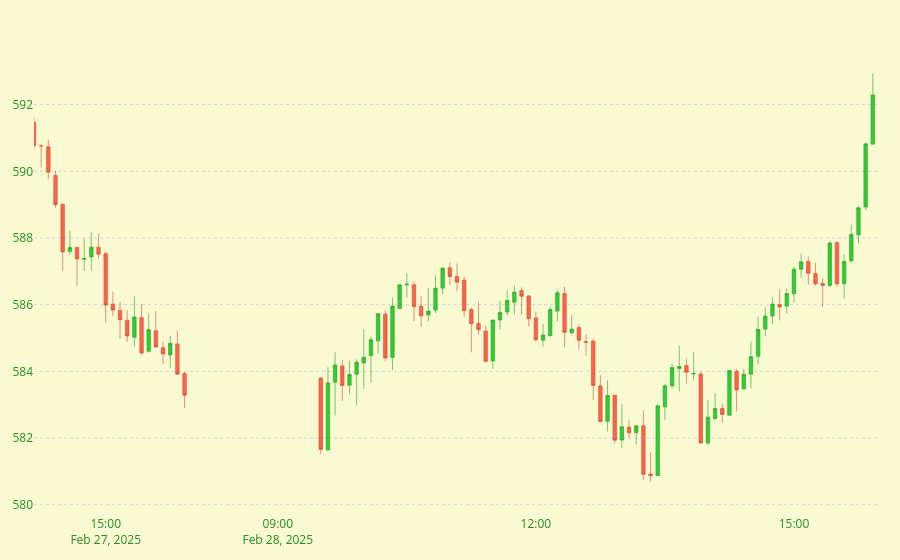

The notebook cell this image was saved under:
### Code cell
import plotly.graph_objects as go
from plotly.subplots import make_subplots

# df_regular_hours = df_regular_hours.tail(2000)

initial_candles_shown = 100
initial_xrange = [df_regular_hours['timestamp'].iloc[-initial_candles_shown], df_regular_hours['timestamp'].iloc[-1] + pd.Timedelta(minutes=5)]

initial_yrange = [df_regular_hours.tail(initial_candles_shown)['low'].min() - 1,
                  df_regular_hours.tail(initial_candles_shown)['high'].max() + 1]

colors = {
    'bearish_wick': '#FF6347',
    'bearish_body': '#FF6347',
    'bearish_border': '#CC503A',
    
    'bullish_body': '#32CD32',
    'bullish_wick': '#32CD32',
    'bullish_border': '#28A028',
    
    'background': '#FAFAD2',
    'foreground': '#228B22',
    'text': '#228B22',
    'grid': '#D3D3D3'
}

fig = make_subplots()

fig.add_trace(
    go.Candlestick(
        x=df_regular_hours['timestamp'],
        open=df_regular_hours['open'],
        high=df_regular_hours['high'],
        low=df_regular_hours['low'],
        close=df_regular_hours['close'],
        name="Price",
        increasing={
            'line': {'color': colors['bullish_border'], 'width': 0.6},
            'fillcolor': colors['bullish_body']
        },
        
        decreasing={
            'line': {'color': colors['bearish_border'], 'width': 0.6},
            'fillcolor': colors['bearish_body']
        }
    )
)

fig.update_layout(
    paper_bgcolor=colors['background'],
    plot_bgcolor=colors['background'],
    font={'color': colors['text']},

    xaxis=dict(
        type='date',
        rangeslider=dict(visible=False), # cleaner
        fixedrange=False,  # Allow zooming on x-axis
        # autorange=True, # this must be disabled IF we set an initial range window
        range=initial_xrange,
        # Limit to last `initial_candles_shown` candles initially, plus margin on the right for aesthetics

        rangebreaks=[
            dict(bounds=["sat", "mon"]),  # Hide weekends
            dict(bounds=[17, 9], pattern="hour")  # Hide non-trading hours
        ],
        showgrid=False
    ),
    yaxis=dict(
        # autorange=True,  # Enable autorange for y-axis
        range=initial_yrange,
        fixedrange=False,  # VERY IMPORTANT TO OVERRIDE THE DEFAULT BEHAVIOR - allow y-axis zooming

        showgrid=True,
        gridcolor=colors['grid'],
        griddash='dot',
        gridwidth=1,
    ),
    margin=dict(l=20, r=20, t=40, b=20),
)

config = {
    'displayModeBar': True,
    'scrollZoom': False,
    'displaylogo': False
}

fig.show(config=config)

### Figure 1 — Plotly figure (JSON) as saved in the notebook; plotly's stock layout.template omitted (floating-point values rounded to 4 significant figures; data arrays with more than 128 entries replaced by an {"elided": "..."} marker saying what was removed)
{"data": [{"close": {"elided": "39156 float values"}, "decreasing": {"fillcolor": "#FF6347", "line": {"color": "#CC503A", "width": 0.6}}, "high": {"elided": "39156 float values"}, "increasing": {"fillcolor": "#32CD32", "line": {"color": "#28A028", "width": 0.6}}, "low": {"elided": "39156 float values"}, "name": "Price", "open": {"elided": "39156 float values"}, "type": "candlestick", "x": {"elided": "39156 str values"}}], "layout": {"font": {"color": "#228B22"}, "margin": {"b": 20, "l": 20, "r": 20, "t": 40}, "paper_bgcolor": "#FAFAD2", "plot_bgcolor": "#FAFAD2", "xaxis": {"anchor": "y", "domain": [0, 1], "fixedrange": false, "range": ["2025-02-27T14:10:00", "2025-02-28T16:00:00"], "rangebreaks": [{"bounds": ["sat", "mon"]}, {"bounds": [17, 9], "pattern": "hour"}], "rangeslider": {"visible": false}, "showgrid": false, "type": "date"}, "yaxis": {"anchor": "x", "domain": [0, 1], "fixedrange": false, "gridcolor": "#D3D3D3", "griddash": "dot", "gridwidth": 1, "range": [579.7, 593.9], "showgrid": true}}}
